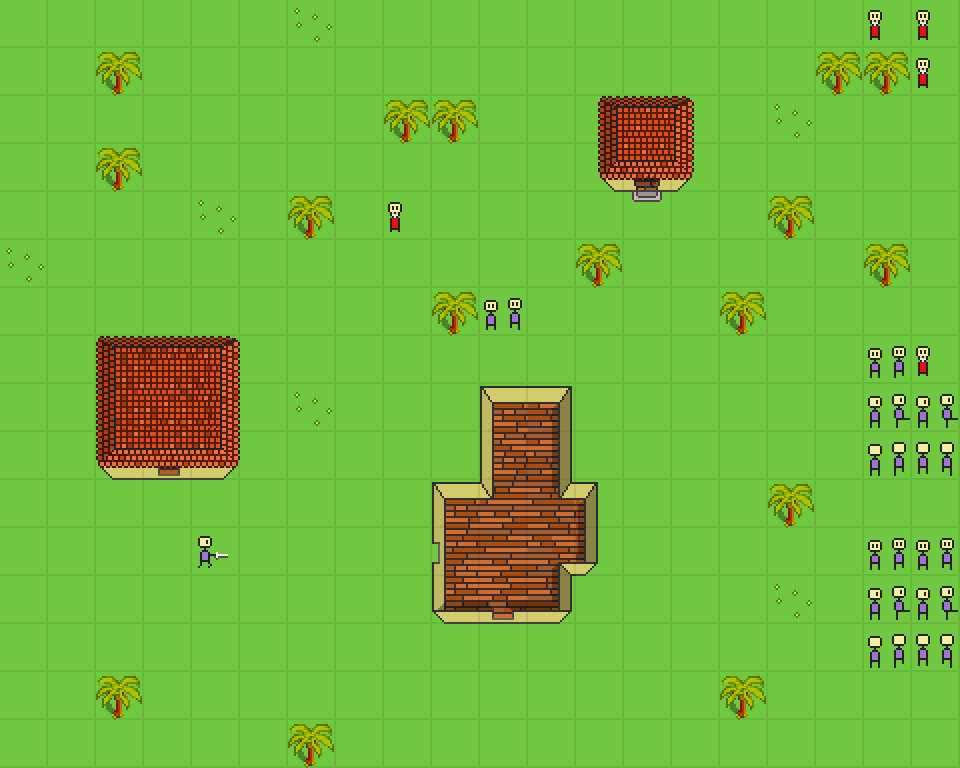

Tiled map render using the project's own tile images. Description and the map definition, with tile-layer contents summarised, below:
An orthogonal 20x16 tile map with 48x48 px tiles, 3 tile layers (background, front, Tile Layer 3).

<map version="1.0" orientation="orthogonal" width="20" height="16" tilewidth="48" tileheight="48">
 <tileset firstgid="1" name="tiles" tilewidth="48" tileheight="48">
  <image source="tiles.png" width="1022" height="512" />
  <tile id="116">
   <properties>
    <property name="collides" value="true" />
   </properties>
  </tile>
 </tileset>
 <layer name="background" width="20" height="16">
  <data>[320 cells, 320 non-empty, 56 distinct tile ids]</data>
 </layer>
 <layer name="front" width="20" height="16">
  <data>[320 cells, 12 non-empty, 6 distinct tile ids]</data>
 </layer>
 <layer name="Tile Layer 3" width="20" height="16">
  <data>[320 cells, 4 non-empty, 1 distinct tile ids]</data>
 </layer>
</map>